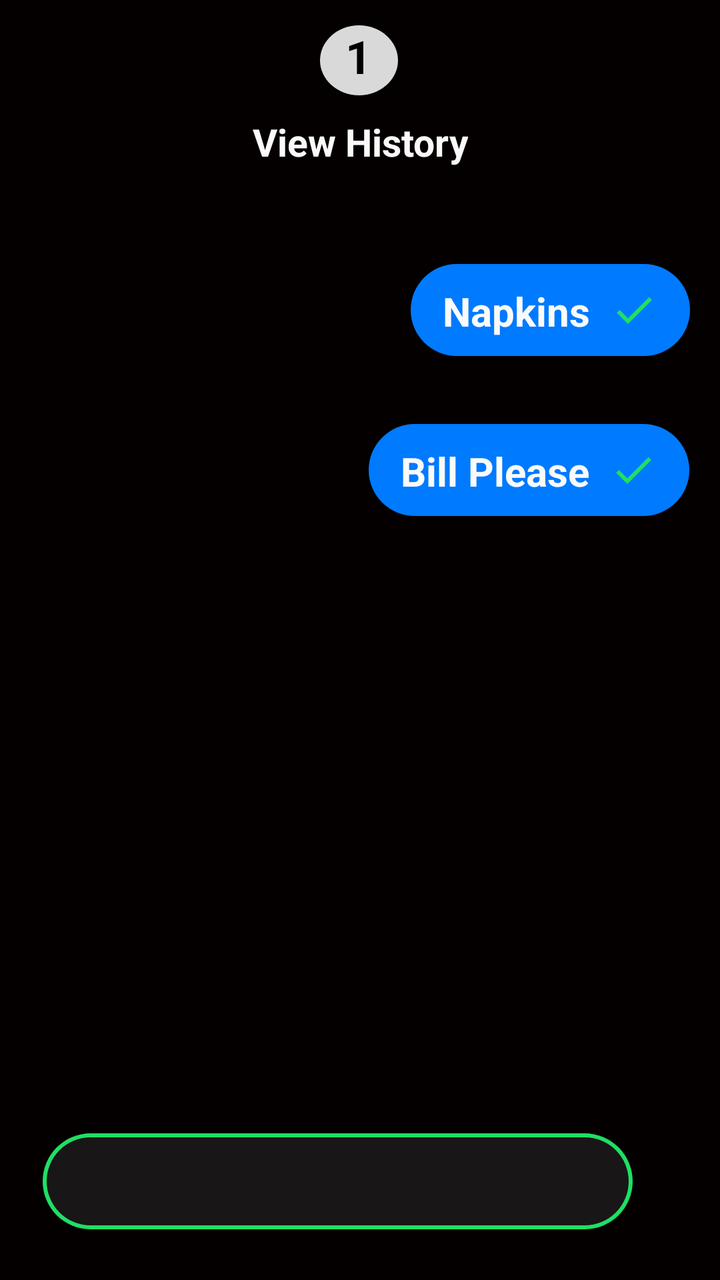
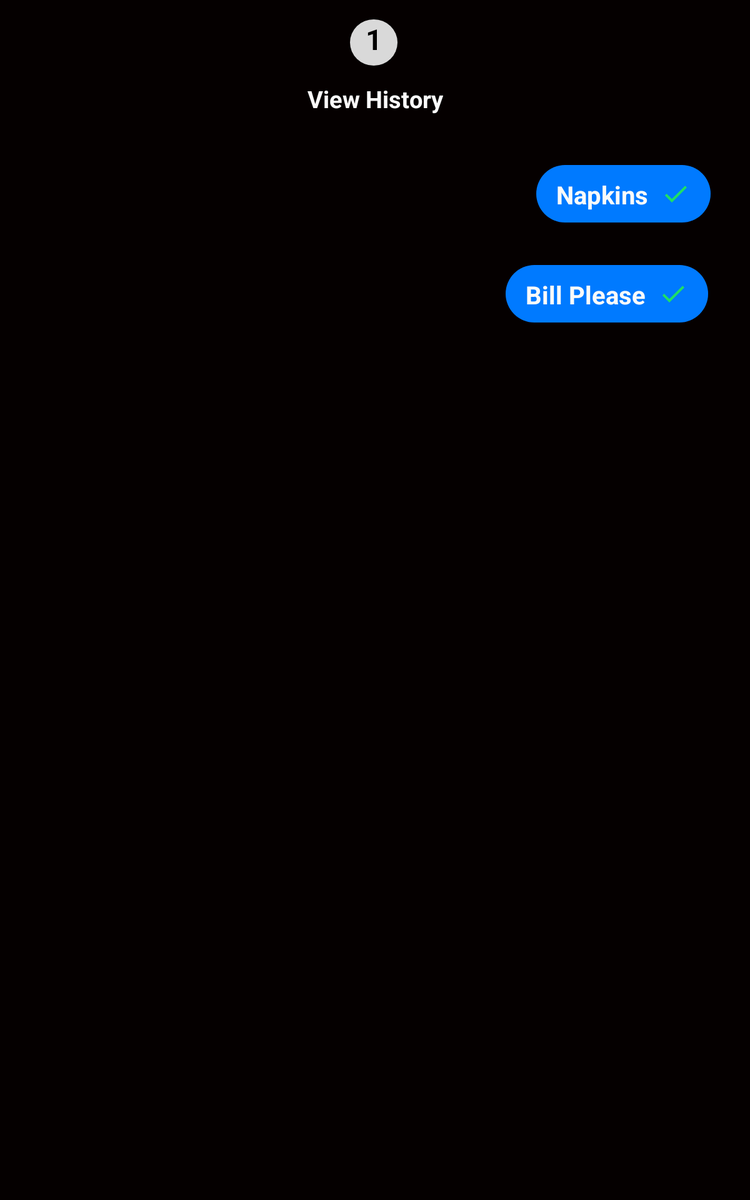

Two renders of one Android screen. The first uses the default layout on a phone; the second uses the alternative layout the repository ships for a different screen configuration, on a matching device. The two XML files are below.
<!-- AndroidManifest.xml: application theme Theme.Project71123 -->
<!-- res/layout/activity_hello.xml -->
<?xml version="1.0" encoding="utf-8"?>
<androidx.constraintlayout.widget.ConstraintLayout xmlns:android="http://schemas.android.com/apk/res/android"
    xmlns:app="http://schemas.android.com/apk/res-auto"
    xmlns:tools="http://schemas.android.com/tools"
    android:layout_width="match_parent"
    android:layout_height="match_parent"
    tools:context=".HelloActivity">


    <androidx.constraintlayout.widget.ConstraintLayout
        android:id="@+id/messageToolbar"
        android:layout_width="match_parent"
        android:layout_height="wrap_content"
        android:layout_marginTop="2dp"
        app:layout_constraintEnd_toEndOf="parent"
        app:layout_constraintHorizontal_bias="0.0"
        app:layout_constraintStart_toStartOf="parent"
        app:layout_constraintTop_toTopOf="parent">


        <com.google.android.material.appbar.MaterialToolbar
            android:id="@+id/messageActualToolbar"
            android:layout_width="wrap_content"
            android:layout_height="wrap_content"
            app:layout_constraintEnd_toEndOf="parent"
            app:layout_constraintHorizontal_bias="0.0"
            app:layout_constraintStart_toStartOf="parent"
            app:navigationIcon="@drawable/baseline_arrow_back_ios_24"
            app:titleCentered="true"
            app:titleTextColor="@color/white"
            tools:layout_editor_absoluteY="0dp" />

        <TextView
            android:id="@+id/textView8"
            android:layout_width="39dp"
            android:layout_height="35dp"
            android:background="@drawable/circle_bg"
            android:text="1"
            android:textAlignment="center"
            android:textColor="@color/black"
            android:textSize="23sp"
            android:textStyle="bold"
            app:layout_constraintBottom_toBottomOf="parent"
            app:layout_constraintEnd_toEndOf="parent"
            app:layout_constraintHorizontal_bias="0.498"
            app:layout_constraintStart_toStartOf="parent"
            app:layout_constraintTop_toTopOf="parent" />


    </androidx.constraintlayout.widget.ConstraintLayout>

    <TextView
        android:id="@+id/textView5"
        android:layout_width="wrap_content"
        android:layout_height="46dp"
        android:layout_marginTop="212dp"
        android:background="@drawable/custom_button"
        android:drawableEnd="@drawable/baseline_check_24"
        android:paddingLeft="16dp"
        android:paddingTop="10dp"
        android:paddingRight="16dp"
        android:paddingBottom="10dp"
        android:text="Bill Please  "
        android:textColor="@color/white"
        android:textSize="20sp"
        android:textStyle="bold"
        app:layout_constraintEnd_toEndOf="parent"
        app:layout_constraintHorizontal_bias="0.924"
        app:layout_constraintStart_toStartOf="parent"
        app:layout_constraintTop_toTopOf="parent" />

    <TextView
        android:id="@+id/textView3"
        android:layout_width="wrap_content"
        android:layout_height="46dp"
        android:layout_marginTop="132dp"
        android:background="@drawable/custom_button"
        android:drawableEnd="@drawable/baseline_check_24"
        android:paddingLeft="16dp"
        android:paddingTop="10dp"
        android:paddingRight="16dp"
        android:paddingBottom="10dp"
        android:text="Napkins  "
        android:textColor="@color/white"
        android:textSize="20sp"
        android:textStyle="bold"
        app:layout_constraintEnd_toEndOf="parent"
        app:layout_constraintHorizontal_bias="0.932"
        app:layout_constraintStart_toStartOf="parent"
        app:layout_constraintTop_toTopOf="parent" />

    <EditText
        android:id="@+id/editTextMessageInput"
        android:layout_width="295dp"
        android:layout_height="48dp"
        android:background="@drawable/custom_input_message"
        android:ems="10"
        android:inputType="textPersonName"
        android:paddingLeft="8dp"
        android:paddingTop="6dp"
        android:paddingRight="6dp"
        android:paddingBottom="6dp"
        android:textColor="@color/white"
        app:layout_constraintBottom_toBottomOf="parent"
        app:layout_constraintEnd_toEndOf="parent"
        app:layout_constraintHorizontal_bias="0.326"
        app:layout_constraintStart_toStartOf="parent"
        app:layout_constraintTop_toTopOf="parent"
        app:layout_constraintVertical_bias="0.957" />

    <ImageButton
        android:id="@+id/imageButton2"
        android:layout_width="48dp"
        android:layout_height="48dp"
        android:layout_marginStart="30dp"
        android:layout_marginEnd="20dp"
        android:background="@drawable/custom_button"
        android:padding="100dp"
        app:layout_constraintBottom_toBottomOf="parent"
        app:layout_constraintEnd_toEndOf="parent"
        app:layout_constraintStart_toEndOf="@+id/editTextMessageInput"
        app:layout_constraintTop_toTopOf="parent"
        app:layout_constraintVertical_bias="0.957"
        app:srcCompat="@drawable/baseline_send_24" />

    <TextView
        android:id="@+id/textView7"
        android:layout_width="wrap_content"
        android:layout_height="wrap_content"
        android:text="View History"
        android:textAlignment="center"
        android:textColor="@color/white"
        android:textSize="19sp"
        android:textStyle="bold"
        app:layout_constraintEnd_toEndOf="parent"
        app:layout_constraintStart_toStartOf="parent"
        app:layout_constraintTop_toBottomOf="@+id/messageToolbar" />

</androidx.constraintlayout.widget.ConstraintLayout>
<!-- resources referenced by this layout -->
<resources>
  <color name="black">#FF000000</color>
  <color name="white">#fafafa</color>
  <!-- drawable baseline_check_24 (drawable) -->
  <vector android:height="24dp" android:tint="#1FDF64"
      android:viewportHeight="24" android:viewportWidth="24"
      android:width="24dp" xmlns:android="http://schemas.android.com/apk/res/android">
      <path android:fillColor="@android:color/white" android:pathData="M9,16.17L4.83,12l-1.42,1.41L9,19 21,7l-1.41,-1.41z"/>
  </vector>
  <!-- drawable baseline_send_24 (drawable) -->
  <vector android:autoMirrored="true" android:height="24dp"
      android:tint="#1FDF64" android:viewportHeight="24"
      android:viewportWidth="24" android:width="24dp" xmlns:android="http://schemas.android.com/apk/res/android">
      <path android:fillColor="@android:color/white" android:pathData="M2.01,21L23,12 2.01,3 2,10l15,2 -15,2z"/>
  </vector>
  <!-- drawable circle_bg (drawable) -->
  <shape xmlns:android="http://schemas.android.com/apk/res/android"
      android:shape="oval">
      <solid android:color="#d9d9d9" />
  </shape>
  <!-- drawable custom_button (drawable) -->
  <?xml version="1.0" encoding="utf-8"?>
  <shape xmlns:android="http://schemas.android.com/apk/res/android" android:shape="rectangle">
      <corners  android:radius="24dp"/>
      <solid android:color="#007aff"/>
  </shape>
  <!-- drawable custom_input_message (drawable) -->
  <layer-list xmlns:android="http://schemas.android.com/apk/res/android">
      
      <item>
          <shape android:shape="rectangle">
              <solid android:color="#1fdf64" />
              <corners android:radius="24dp" />
          </shape>
      </item>
  
      
      <item android:left="2dp" android:right="2dp" android:top="2dp" android:bottom="2dp">
          <shape android:shape="rectangle">
              <solid android:color="#181617" />
              <corners android:radius="24dp" />
          </shape>
      </item>
  </layer-list>
  <style name="Theme.Project71123" parent="Theme.AppCompat.Light.NoActionBar">
          <item name="android:windowBackground">@color/bg_main</item>
          
          <item name="colorPrimaryVariant">@color/black</item>
          <item name="colorOnPrimary">@color/bg_main</item>
          
          <item name="colorSecondary">@color/teal_200</item>
          <item name="colorSecondaryVariant">@color/teal_700</item>
          <item name="colorOnSecondary">@color/black</item>
          
          <item name="android:statusBarColor">?attr/colorPrimaryVariant</item>
          
      </style>
  <color name="bg_main">#050000</color>
  <color name="teal_200">#FF03DAC5</color>
  <color name="teal_700">#FF018786</color>
</resources>
<!-- res/layout-sw600dp/activity_hello.xml (the author's variant of the layout above) -->
<!-- drawn on a 7-inch tablet held upright -->
<?xml version="1.0" encoding="utf-8"?>
<androidx.constraintlayout.widget.ConstraintLayout xmlns:android="http://schemas.android.com/apk/res/android"
    xmlns:app="http://schemas.android.com/apk/res-auto"
    xmlns:tools="http://schemas.android.com/tools"
    android:layout_width="match_parent"
    android:layout_height="match_parent"
    tools:context=".HelloActivity">


    <androidx.constraintlayout.widget.ConstraintLayout
        android:id="@+id/messageToolbar"
        android:layout_width="match_parent"
        android:layout_height="wrap_content"
        android:layout_marginTop="2dp"
        app:layout_constraintEnd_toEndOf="parent"
        app:layout_constraintHorizontal_bias="0.0"
        app:layout_constraintStart_toStartOf="parent"
        app:layout_constraintTop_toTopOf="parent">


        <com.google.android.material.appbar.MaterialToolbar
            android:id="@+id/messageActualToolbar"
            android:layout_width="wrap_content"
            android:layout_height="wrap_content"
            app:layout_constraintEnd_toEndOf="parent"
            app:layout_constraintHorizontal_bias="0.0"
            app:layout_constraintStart_toStartOf="parent"
            app:navigationIcon="@drawable/baseline_arrow_back_ios_24"
            app:titleCentered="true"
            app:titleTextColor="@color/white"
            tools:layout_editor_absoluteY="0dp" />

        <TextView
            android:id="@+id/textView8"
            android:layout_width="38dp"
            android:layout_height="37dp"
            android:background="@drawable/circle_bg"
            android:text="1"
            android:textAlignment="center"
            android:textColor="@color/black"
            android:textSize="23sp"
            android:textStyle="bold"
            app:layout_constraintBottom_toBottomOf="parent"
            app:layout_constraintEnd_toEndOf="parent"
            app:layout_constraintHorizontal_bias="0.498"
            app:layout_constraintStart_toStartOf="parent"
            app:layout_constraintTop_toTopOf="parent" />


    </androidx.constraintlayout.widget.ConstraintLayout>

    <TextView
        android:id="@+id/textView5"
        android:layout_width="wrap_content"
        android:layout_height="46dp"
        android:layout_marginTop="212dp"
        android:background="@drawable/custom_button"
        android:drawableEnd="@drawable/baseline_check_24"
        android:paddingLeft="16dp"
        android:paddingTop="10dp"
        android:paddingRight="16dp"
        android:paddingBottom="10dp"
        android:text="Bill Please  "
        android:textColor="@color/white"
        android:textSize="20sp"
        android:textStyle="bold"
        app:layout_constraintEnd_toEndOf="parent"
        app:layout_constraintHorizontal_bias="0.924"
        app:layout_constraintStart_toStartOf="parent"
        app:layout_constraintTop_toTopOf="parent" />

    <TextView
        android:id="@+id/textView3"
        android:layout_width="wrap_content"
        android:layout_height="46dp"
        android:layout_marginTop="132dp"
        android:background="@drawable/custom_button"
        android:drawableEnd="@drawable/baseline_check_24"
        android:paddingLeft="16dp"
        android:paddingTop="10dp"
        android:paddingRight="16dp"
        android:paddingBottom="10dp"
        android:text="Napkins  "
        android:textColor="@color/white"
        android:textSize="20sp"
        android:textStyle="bold"
        app:layout_constraintEnd_toEndOf="parent"
        app:layout_constraintHorizontal_bias="0.932"
        app:layout_constraintStart_toStartOf="parent"
        app:layout_constraintTop_toTopOf="parent" />

    <TextView
        android:id="@+id/textView7"
        android:layout_width="wrap_content"
        android:layout_height="wrap_content"
        android:text="View History"
        android:textAlignment="center"
        android:textColor="@color/white"
        android:textSize="19sp"
        android:textStyle="bold"
        app:layout_constraintEnd_toEndOf="parent"
        app:layout_constraintStart_toStartOf="parent"
        app:layout_constraintTop_toBottomOf="@+id/messageToolbar" />

</androidx.constraintlayout.widget.ConstraintLayout>
<!-- resources referenced by the variant -->
<!-- as a 7-inch tablet held upright resolves them -->
<resources>
  <color name="black">#FF000000</color>
  <color name="white">#fafafa</color>
  <!-- drawable baseline_check_24 (drawable) -->
  <vector android:height="24dp" android:tint="#1FDF64"
      android:viewportHeight="24" android:viewportWidth="24"
      android:width="24dp" xmlns:android="http://schemas.android.com/apk/res/android">
      <path android:fillColor="@android:color/white" android:pathData="M9,16.17L4.83,12l-1.42,1.41L9,19 21,7l-1.41,-1.41z"/>
  </vector>
  <!-- drawable circle_bg (drawable) -->
  <shape xmlns:android="http://schemas.android.com/apk/res/android"
      android:shape="oval">
      <solid android:color="#d9d9d9" />
  </shape>
  <!-- drawable custom_button (drawable) -->
  <?xml version="1.0" encoding="utf-8"?>
  <shape xmlns:android="http://schemas.android.com/apk/res/android" android:shape="rectangle">
      <corners  android:radius="24dp"/>
      <solid android:color="#007aff"/>
  </shape>
  <style name="Theme.Project71123" parent="Theme.AppCompat.Light.NoActionBar">
          <item name="android:windowBackground">@color/bg_main</item>
          
          <item name="colorPrimaryVariant">@color/black</item>
          <item name="colorOnPrimary">@color/bg_main</item>
          
          <item name="colorSecondary">@color/teal_200</item>
          <item name="colorSecondaryVariant">@color/teal_700</item>
          <item name="colorOnSecondary">@color/black</item>
          
          <item name="android:statusBarColor">?attr/colorPrimaryVariant</item>
          
      </style>
  <color name="bg_main">#050000</color>
  <color name="teal_200">#FF03DAC5</color>
  <color name="teal_700">#FF018786</color>
</resources>
